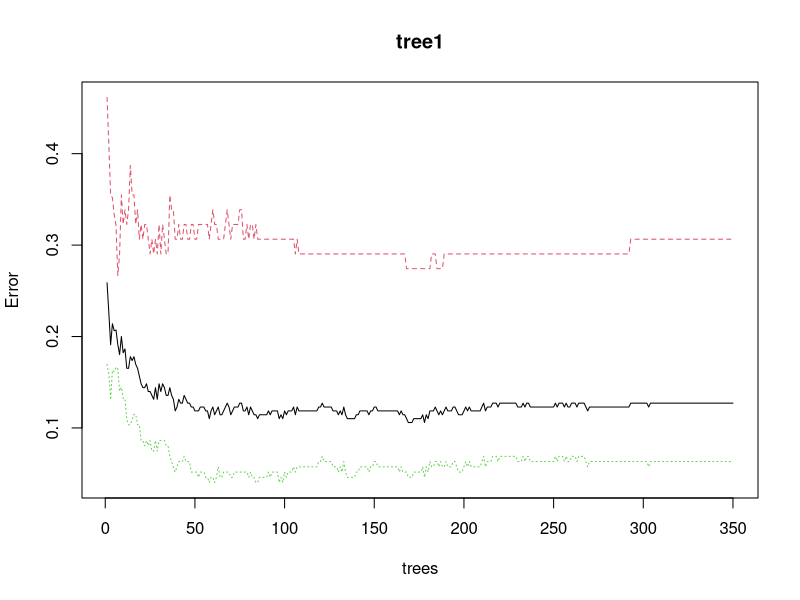
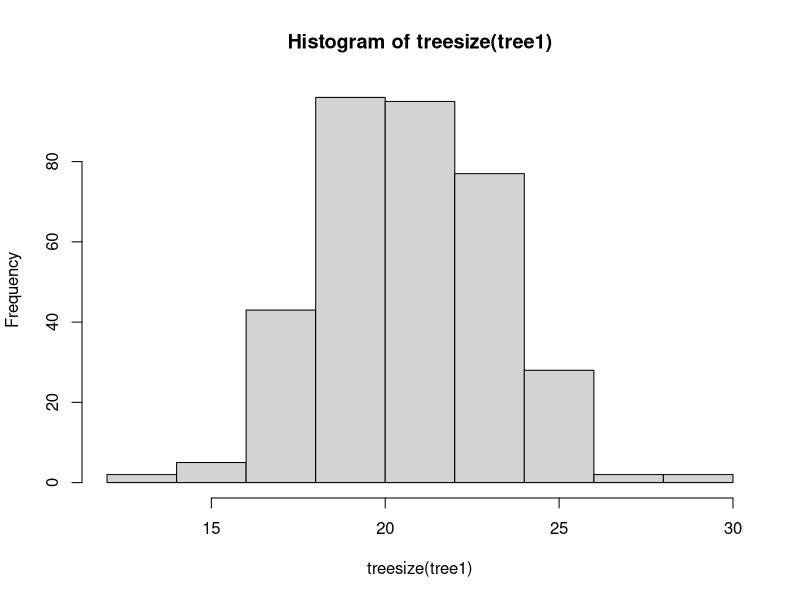
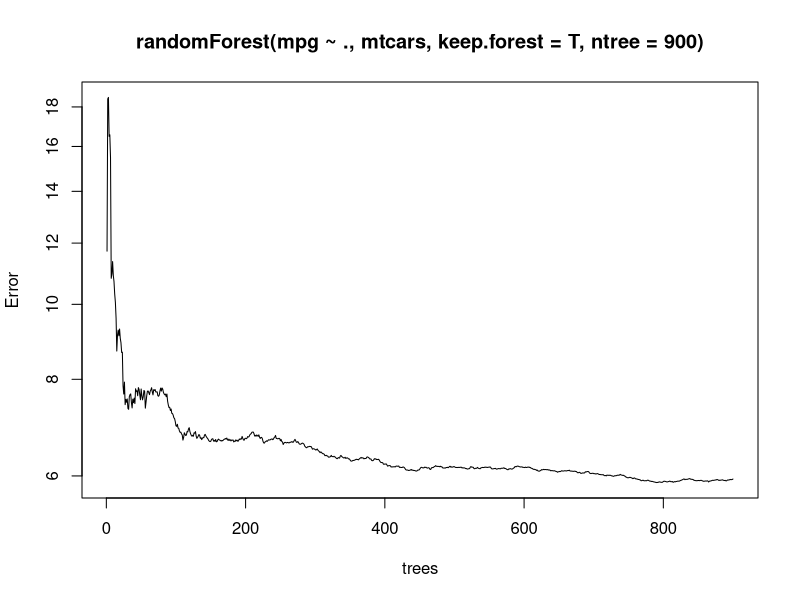
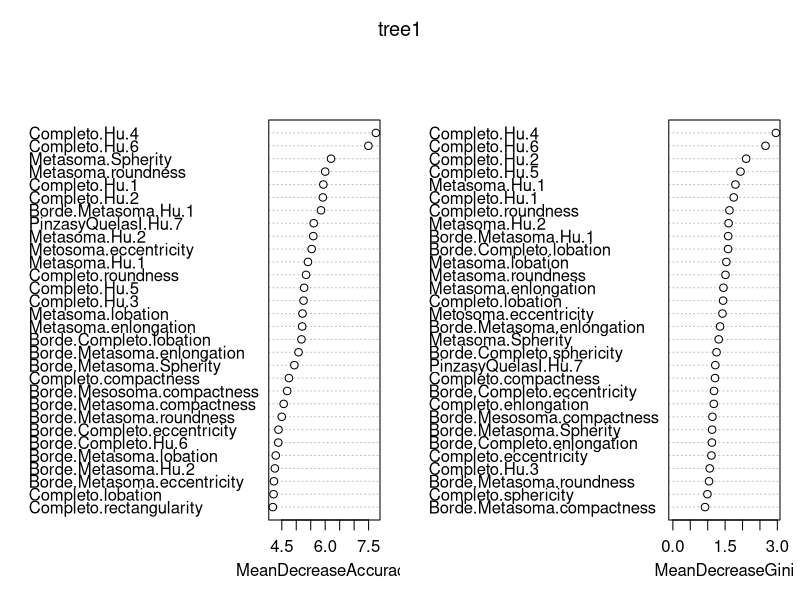

Recreate these plots in R, in order.
library(randomForest)

rf# Estableces la carpeta de trabajo
setwd("/Users/carlos/Documents/MATLAB")

# Carga de datos
alacranes<-read.csv("csvlist1.csv")

# Convertimos los datos y eliminamos la variable ID
alacranes[alacranes$tipo=="1111",]$tipo<-"No Venenoso"
alacranes[alacranes$tipo=="2222",]$tipo<-"Peligroso"
#alacranes[alacranes$tipo=="3333",]$tipo<-"Mortal"
alacranes$tipo<-as.factor(alacranes$tipo)
alacranes$ID<-NULL

# Muestra de entrenamiento y de prueba
set.seed(20130407)
MuestraEntrenamiento<-sample(1:50,40,replace=F)
alacranesEntrenamiento<-alacranes[MuestraEntrenamiento,]
alacranesPrueba<-alacranes[-MuestraEntrenamiento,]
# Modelar arbol
tree1<-randomForest(tipo~.,data=alacranes, ntree=350, keep.forest=TRUE, importance=TRUE)
plot(tree1)
#text(tree1)
table(alacranesPrueba$tipo,predict(tree1,newdata=alacranesPrueba ,type="class"))
print(tree1)
summary(tree1)
hist(treesize(tree1))
plot(randomForest(mpg ~ ., mtcars, keep.forest=T, ntree=900), log="y")
importance(tree1)
varImpPlot(tree1)